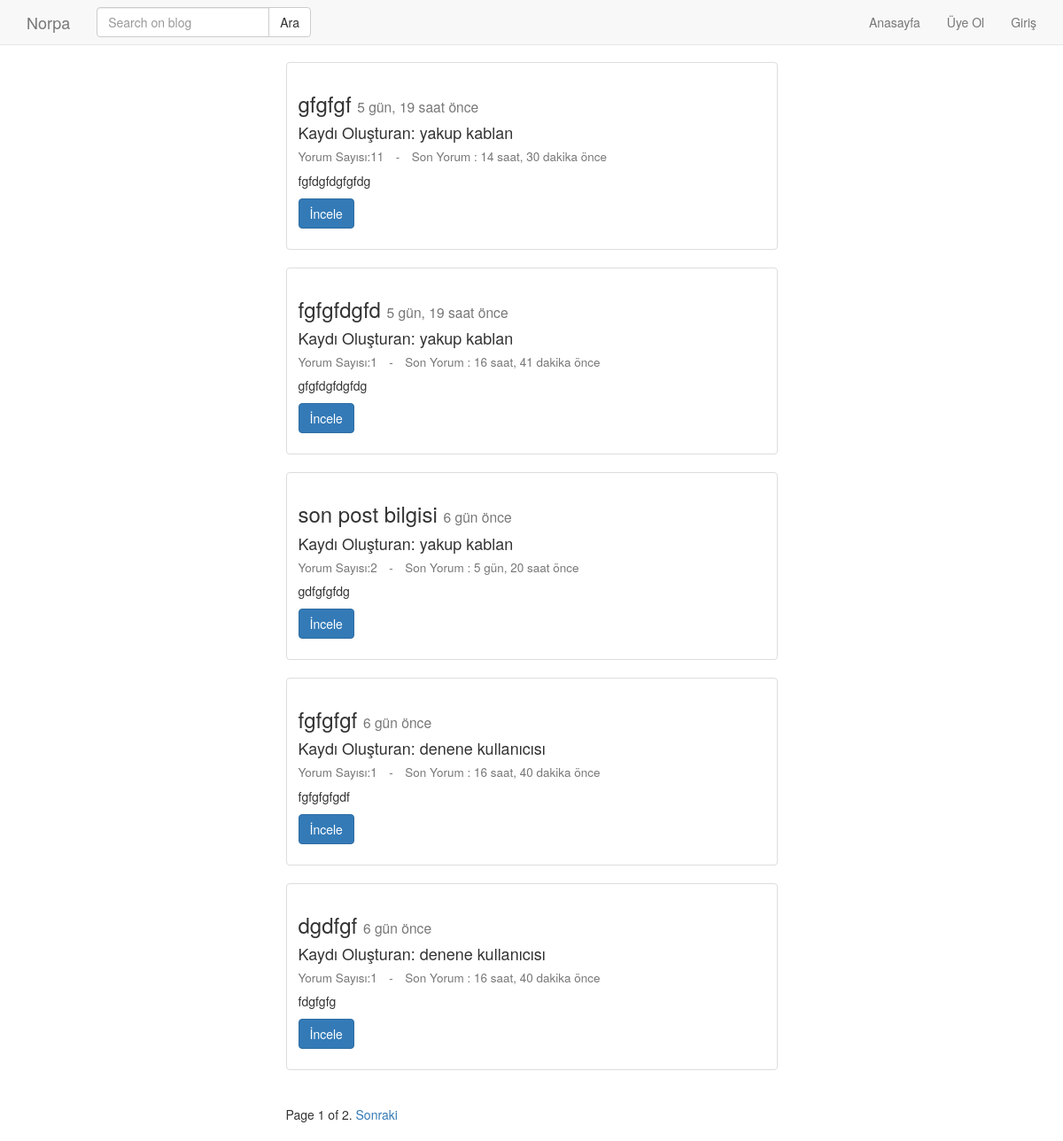
The app's page /post/index/, older data.
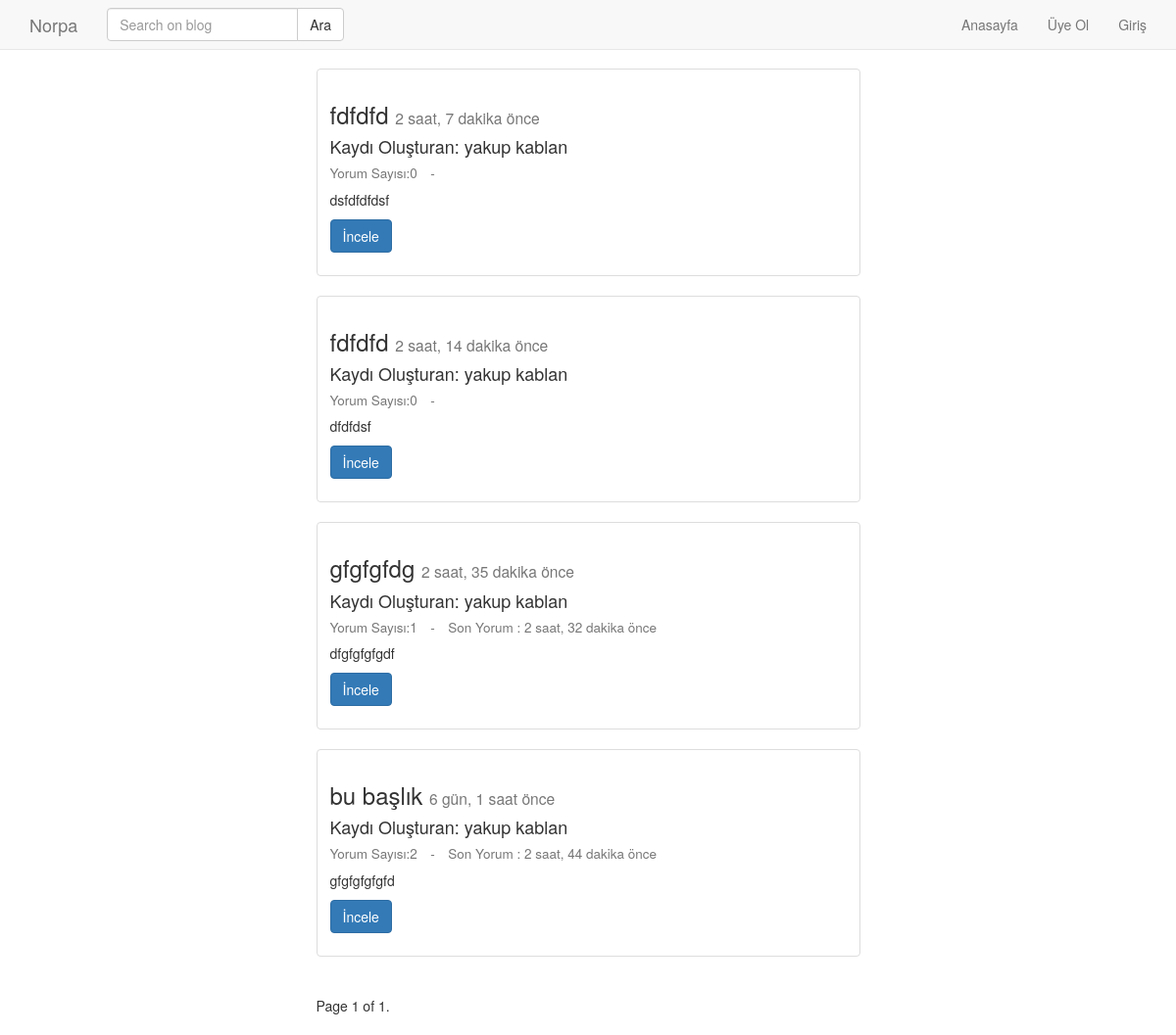
The same page, newer data.
### post/models.py (models this page shows, shortened)
class Post(models.Model):
    user = models.ForeignKey('auth.User', on_delete=models.CASCADE, verbose_name="Yazar", related_name='posts')
    title = models.CharField(max_length=120, verbose_name="Başlık")
    content = RichTextField(verbose_name="İçerik")
    publishing_date = models.DateTimeField(verbose_name="Yayımlanma Tarihi", auto_now_add=True)
    image = models.FileField(blank=True, null=True, verbose_name="Resim")
    checked = models.BooleanField(default=False)
    slug = models.SlugField(unique=True, editable=False, max_length=130)
    def get_comment_count(self):
        count = Comment.objects.filter (post_id = self.id).count()
        return count
    def get_son_yorum_tarihi(self):
        try:
            comments = Comment.objects.filter(post_id = self.id)
            comment = timesince(comments.first().publishing_date)
            comment = "Son Yorum : {} önce".format(comment)
            return comment
        except AttributeError:
            return ''
    def get_absolute_url(self):
        return reverse('postt:detail', kwargs={'slug': self.slug})
    class Meta:
        ordering = ['-publishing_date']

class Comment(models.Model):
    post = models.ForeignKey(Post, on_delete=models.CASCADE, related_name='comments')
    name = models.CharField(max_length=200, verbose_name="İsim")
    content = models.TextField(verbose_name="Yorum")
    publishing_date = models.DateTimeField(auto_now_add=True)
    class Meta:
        ordering = ['-publishing_date']

### post/views.py (the view, shortened to what this page needs)
# urls.py: path('index/', post_index, name='index'),
def post_index(request):
    post_list = Post.objects.filter(checked = False)
    url = request.get_full_path()
    if (url == '/post/kapali/'):
        post_list = Post.objects.filter(checked = True)
    query = request.GET.get('q')
    paginator = Paginator(post_list, 5) # Show 25 contacts per page
    page = request.GET.get('sayfa')
    try:
        posts = paginator.page(page)
    except PageNotAnInteger:
        posts = paginator.page(1)
    except EmptyPage:
        posts = paginator.page(paginator.num_pages)
    context = {
        'posts': posts,
    }
    return render(request, 'post/index.html', context)

### templates/post/index.html (shortened to what this page needs)
{% extends 'base.html' %}
{% block body %}
    <div class="container">
        {% for post in posts %}
        <div class="row">
            <div class="col-md-6 col-md-offset-3">
              <div class="thumbnail">
                <div class="caption">
                  <h3>{{ post.title }} <small> {{post.publishing_date | timesince}} önce </small></h3>
                  <h4>Kaydı Oluşturan: {{post.user.get_full_name}} </h4>
                  <h4><small>Yorum Sayısı:{{post.get_comment_count}}&emsp;-&emsp;{{post.get_son_yorum_tarihi}}</small></h4>
                  <p>{{post.content |safe| linebreaks |truncatechars:150}}</p>
                  <p>
                        <a href="{{post.get_absolute_url}}" class="btn btn-primary" role="button">İncele</a>
                  </p>
                </div>
              </div>
            </div>
        </div>
        {% endfor %}
<div class="row">
    <div class="col-md-6 col-md-offset-3">
        <div class="pagination">
            <span class="step-links">
                <span class="current">
                    Page {{ posts.number }} of {{ posts.paginator.num_pages }}.
                </span>
                {% if posts.has_next %}
                    <a href="?sayfa={{ posts.next_page_number }} {% if request.GET.q %}&q={{ request.GET.q }} {% endif %}">Sonraki</a>
                {% endif %}
            </span>
        </div>
    </div>
</div>
{% endblock %}

Row changes from the older to the newer data that the page shows:
no longer on this page (row edited): Post: title "gfgfgf", publishing_date "5 gün, 19 saat", user.get_full_name "yakup kablan", get_comment_count "11", get_son_yorum_tarihi "Son Yorum : 14 saat, 30 dakika önce", content "fgfdgfdgfgfdg"
removed Post: title "fgfgfdgfd", publishing_date "5 gün, 19 saat", user.get_full_name "yakup kablan", get_comment_count "1", get_son_yorum_tarihi "Son Yorum : 16 saat, 41 dakika önce", content "gfgfdgfdgfdg"
removed Post: title "son post bilgisi", publishing_date "6 gün", user.get_full_name "yakup kablan", get_comment_count "2", get_son_yorum_tarihi "Son Yorum : 5 gün, 20 saat önce", content "gdfgfgfdg"
removed Post: title "fgfgfgf", publishing_date "6 gün", user.get_full_name "denene kullanıcısı", get_comment_count "1", get_son_yorum_tarihi "Son Yorum : 16 saat, 40 dakika önce", content "fgfgfgfgdf"
removed Post: title "dgdfgf", publishing_date "6 gün", user.get_full_name "denene kullanıcısı", get_comment_count "1", get_son_yorum_tarihi "Son Yorum : 16 saat, 40 dakika önce", content "fdgfgfg"
added Post: title "fdfdfd", publishing_date "2 saat, 7 dakika", user.get_full_name "yakup kablan", get_comment_count "0", content "dsfdfdfdsf"
added Post: title "fdfdfd", publishing_date "2 saat, 14 dakika", user.get_full_name "yakup kablan", get_comment_count "0", content "dfdfdsf"
added Post: title "gfgfgfdg", publishing_date "2 saat, 35 dakika", user.get_full_name "yakup kablan", get_comment_count "1", get_son_yorum_tarihi "Son Yorum : 2 saat, 32 dakika önce", content "dfgfgfgfgdf"
now on this page (row unchanged): Post: title "bu başlık", publishing_date "6 gün, 1 saat", user.get_full_name "yakup kablan", get_comment_count "2", get_son_yorum_tarihi "Son Yorum : 2 saat, 44 dakika önce", content "gfgfgfgfgfd"
Text that changed along with them:
{{ posts.paginator.num_pages }}: "2" → "1"
text no longer shown: "Sonraki"
